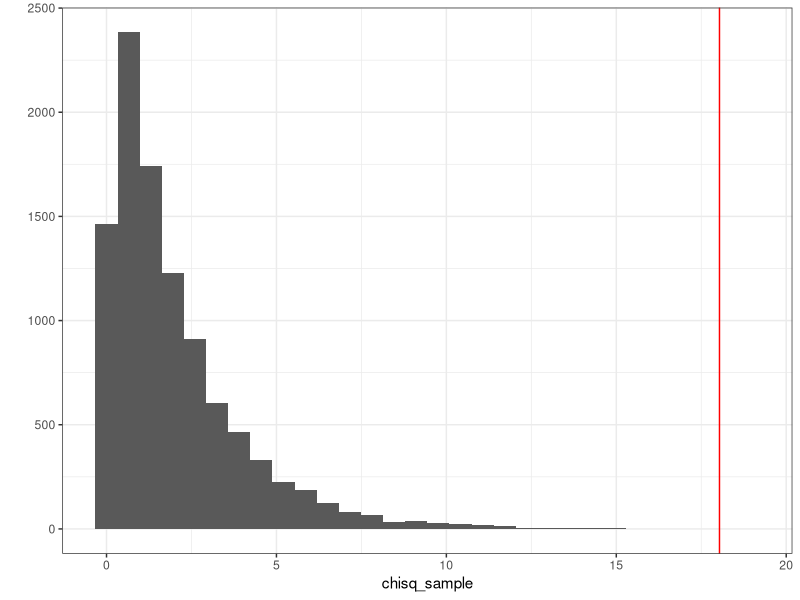
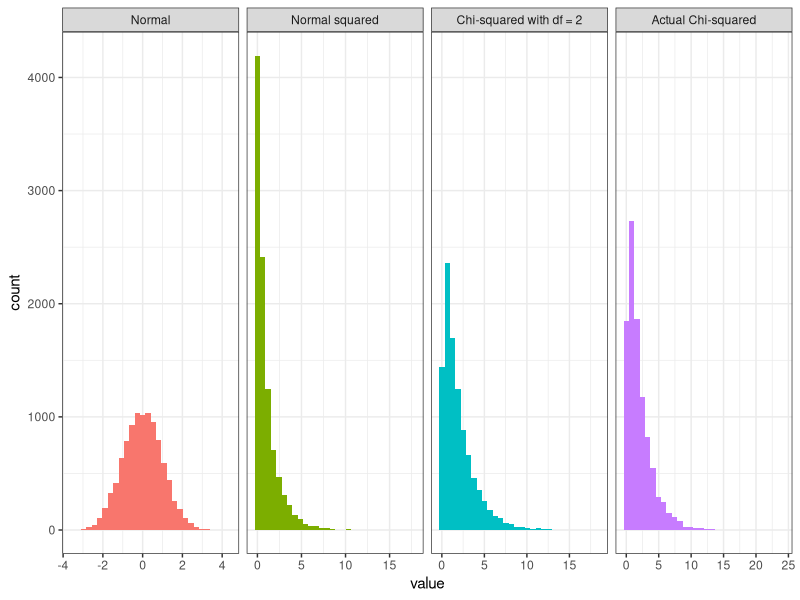
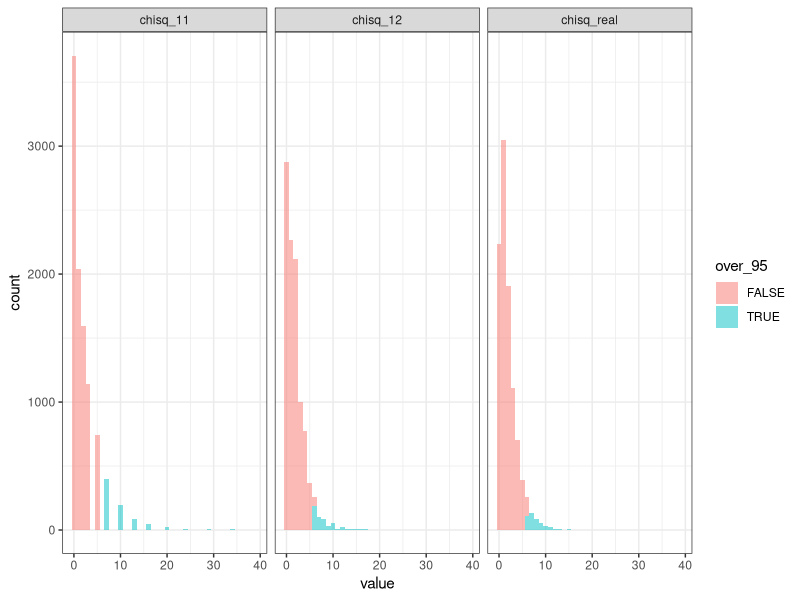

Here is the R script that generated these plots, in order:
## ---- chunk 1

library(tidyverse)

observed <- table(mtcars$cyl, mtcars$gear)

observed %>% knitr::kable()

## ---- chunk 2

cyl_summary <- mtcars %>% count(cyl) %>% mutate(Proportion = prop.table(n))

cyl_summary %>% knitr::kable()

## ---- chunk 3

gear_summary <- mtcars %>% count(gear) %>% mutate(Proportion = prop.table(n)) 

gear_summary %>% knitr::kable()

## ---- chunk 4

tbl_prop <- cyl_summary$Proportion %o% gear_summary$Proportion
rownames(tbl_prop) <- c(4,6,8)
colnames(tbl_prop) <- c(3,4,5)

tbl_prop %>% knitr::kable()

## ---- chunk 5

expected <- tbl_prop*sum(observed)

expected %>% knitr::kable()

## ---- chunk 6

(observed-expected) %>% knitr::kable()

## ---- chunk 7

(observed-expected)^2 %>% knitr::kable()

## ---- chunk 8

((observed-expected)^2/expected) %>% knitr::kable()

## ---- chunk 9

chisq_rs <- sum((observed-expected)^2/expected)
print(chisq_rs)

## ---- chunk 10

chisq_sample <- rchisq(10000, 2)

qplot(chisq_sample) + geom_vline(xintercept = chisq_rs, color = "red") + theme_bw()

chisq_ecdf <- ecdf(chisq_sample)
chisq_percentile <- chisq_ecdf(chisq_rs)

## ---- chunk 11

rs <- chisq.test(observed)
rs

## ---- chunk 12

df <- tibble(`Normal` = rnorm(10000, mean = 0, sd = 1),
             `Normal squared` = Normal^2,
             `Actual Chi-squared` = rchisq(10000,2),
             `Chi-squared with df = 2` = `Normal squared` + rnorm(10000, mean = 0, sd = 1)^2) %>%
  gather(key = "distribution", value = "value") %>% 
  mutate(distribution = factor(distribution, levels = c("Normal","Normal squared","Chi-squared with df = 2","Actual Chi-squared")))

ggplot(df, aes(x = value, fill = distribution)) + 
  geom_histogram() + 
  facet_grid(~distribution, scales = "free_x") + 
  guides(fill = FALSE) + 
  theme_bw()


## ---- chunk 13

df <- tibble(
  pois_1 = rpois(10000, 10),
  pois_2 = rpois(10000, 10),
  chisq_real = rchisq(10000, df = 2)
  ) %>% 
  mutate(pois_1 = (pois_1-mean(pois_1))/sd(pois_1),
         pois_2 = (pois_2-mean(pois_2))/sd(pois_2)) %>% 
  mutate(chisq_11 = pois_1^2+pois_1^2,
         chisq_12 = pois_1^2+pois_2^2) %>% 
  select(contains("chisq_")) %>% 
  gather(key = "distribution", value = "value") %>%
  mutate(over_95 = value > qchisq(.95, df=2))

ggplot(df, aes(x = value, fill = over_95)) + 
  geom_histogram(alpha = 0.5, binwidth = 1) + 
  facet_grid(~distribution) + 
  theme_bw()

## ---- chunk 14

df %>% 
  group_by(distribution) %>% 
  summarise(over_95 = mean(over_95)) %>% 
  knitr::kable()

